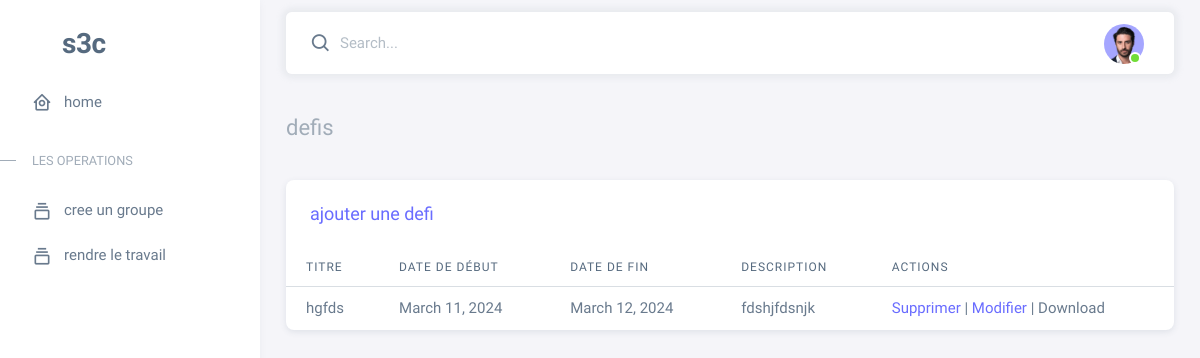
Before: /get_all_defis/ with the older database file.
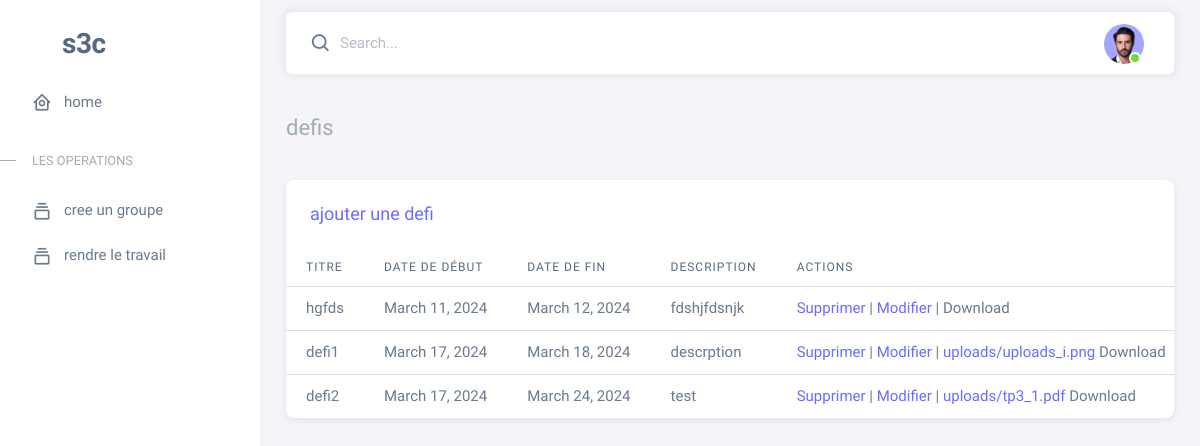
After: the same page with the newer database file.
### main/models.py (models this page shows)
class Défi(models.Model):
    titre = models.CharField(max_length=255)
    desc = models.TextField()
    file = models.FileField(upload_to='uploads/', null=True, blank=True)
    date_debut = models.DateField()
    date_fin = models.DateField()

### tach3/views.py (the view)
# urls.py: path('get_all_defis/', views.get_all_defis, name='get_all_defis'),
def get_all_defis(request):
    objs=Défi.objects.all()
    return render(request,'defis.html', {"objs":objs})

### tach3/templates/defis.html
{% extends 'navbar.html' %}
{% block content %}
<div class="content-wrapper">
    <div class="container-xxl flex-grow-1 container-p-y">
      <h4 class="py-3 mb-4"><span class="text-muted fw-light">defis</span>  </h4>
              <div class="card">
                <h5 class="card-header"><a href="/create_defi">ajouter une defi</a></h5>
                <div class="table-responsive text-nowrap">
                  <table class="table table-hover">
                    <thead>
                      <tr>
                        <th>Titre</th>
                        <th>Date de début</th>
                        <th>Date de fin</th>
                        <th>Description</th>
                        <th>Actions</th>
                      </tr>
                    </thead>
                    <tbody class="table-border-bottom-0">
                        {% for defi in objs %}
                      <tr>
                        <td>
                            {{ defi.titre }}
                        </td>
                        <td>
                            {{ defi.date_debut }}
                        </td>
                        <td>
                            {{ defi.date_fin }}
                        </td>
                        <td>
                            {{ defi.desc }}
                        </td>
                        <td>
                            <a href="{% url 'delete_defi' id=defi.id %}">Supprimer</a> |
                            <a href="{% url 'update_defi' defi_id=defi.id %}">Modifier</a> |
                            {% if file.file.name|slice:"-4:" == ".pdf" %}
                            <a href="{% url 'download_or_view_file' file_id=defi.id %}">{{ defi.file }} </a> View PDF
                            {% else %}
                                <a href="{% url 'download_or_view_file' file_id=defi.id %}">{{ defi.file }}</a> Download
                            {% endif %}
                        </td>
                      </tr>
                      {% endfor %}
                    </tbody>
                  </table>
                </div>
              </div>
              </div>
              </div>
              </div>
{% endblock content %}

Changed rows visible on the page:
added Défi: titre "defi1", date_debut "March 17, 2024", date_fin "March 18, 2024", desc "descrption", file "uploads/uploads_i.png"
added Défi: titre "defi2", date_debut "March 17, 2024", date_fin "March 24, 2024", desc "test", file "uploads/tp3_1.pdf"
